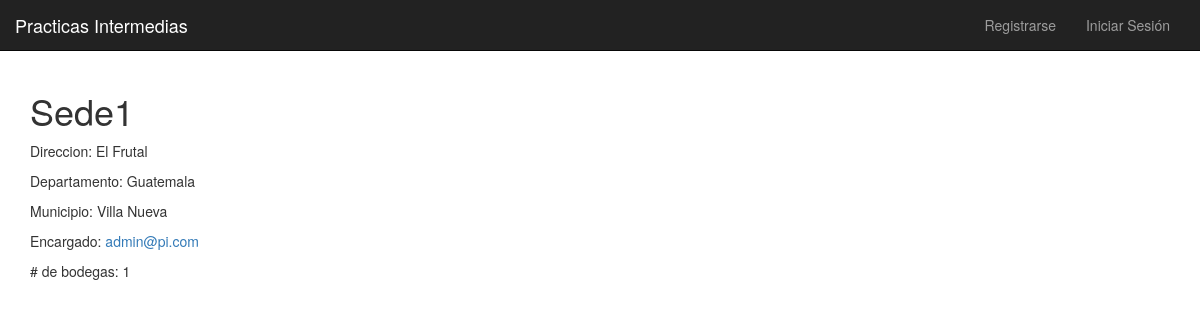
Page /sedes/ver/1 on the committed database.
### sedes/models.py (models this page shows, shortened)
class Sede(models.Model):
    alias = models.CharField(max_length=200, unique= True)
    direccion = models.CharField(max_length=500)
    departamento = models.CharField(max_length=50)
    municipio = models.CharField(max_length=50)
    encargado = models.ForeignKey(settings.AUTH_USER_MODEL, on_delete=models.CASCADE)
    numero_bodegas = models.IntegerField(default=0)

class Usuario(AbstractBaseUser, PermissionsMixin):
    dpi = models.BigIntegerField(
        unique=True,
        validators=[
            MaxValueValidator(9999999999999),
            MinValueValidator(100000000000)
        ]
    )
    nombre = models.CharField(max_length=300)
    fecha_nacimiento = models.DateField('Fecha Nacimiento')
    email = models.EmailField(_('Correo Electronico'), primary_key=True)
    is_admin = models.BooleanField(default=False)
    is_staff = models.BooleanField(default=False)
    is_active = models.BooleanField(default=True)
    date_joined = models.DateTimeField(default=timezone.now)
    USERNAME_FIELD = 'email'
    REQUIRED_FIELDS = ['dpi', 'fecha_nacimiento']
    objects = CustomUserManager()
    class Meta:
        permissions = (("registrar_cliente", "Para registrar clientes de una sede"),
                   ("registrar_venta", "Para registrar ventas de productos"),
                   ("visualizar_reporte", "Para visualizar reportes de ventas"),
                   ("actualizar_inventario", "Para modificar la cantidad de productos del inventario"),
                   ("solicitar_transferencia", "Para solicitar una transferencia de productos"),
                   ("ordenes_transferencia_externa", "Para revisar ordenes de transferencias entre sedes"),
                   ("ordenes_transferencia_interna", "Para revisar ordenes de transferencias entre bodegas"),
                   ("ordenes_venta", "Para modificar el estado de entregado de una orden de venta"),
                   ("ordenes_transferencia", "Para modificar el estado de entregado de una orden de transferencia"))

### sedes/views.py (the view)
# urls.py: path('sedes/ver/<int:pk>', views.SedeDetail.as_view(), name='detalle_sede'),
class SedeDetail(DetailView):
    model = Sede

### sedes/templates/sedes/sede_detail.html
{% extends '../base.html' %}
{% block body_block %}
<h1>{{ object.alias }}</h1>
<p>Direccion: {{object.direccion}}</p>
<p>Departamento: {{object.departamento}}</p>
<p>Municipio: {{object.municipio}}</p>
<p>Encargado: <a href='{% url "ver_usuario" object.encargado.dpi %}'>{{ object.encargado.email }}</a></p>
<p># de bodegas: {{object.numero_bodegas}}</p>
{% endblock %}

### rows in the picture
Sede: alias "Sede1", direccion "El Frutal", departamento "Guatemala", municipio "Villa Nueva", encargado.email "admin@pi.com", numero_bodegas "1"
